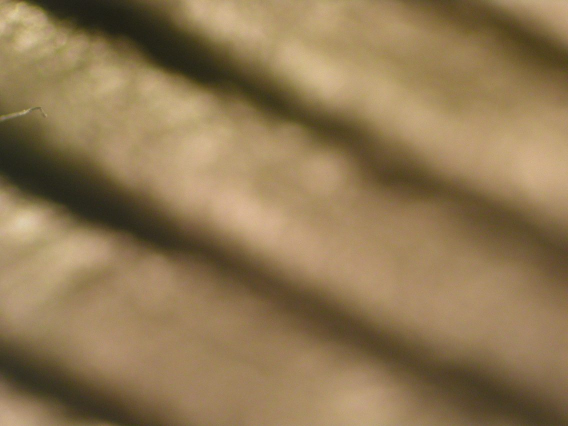
//> input picture Images/Dataset 1/1.jpg, 1136 x 852 px (shown at 1/2 size)
$ ./montage_G   (built with g++ and OpenCV 4)
//> lines starting //> are read from the running program, lines starting //| are printed output that depends on the picture; pictures that were not available may be replaced by others from this repository, and a replacement may not be noted
#include <iostream>
#include <fstream>
#include <opencv2/core/core.hpp>
#include <opencv2/highgui/highgui.hpp>
#include <opencv2/imgproc/imgproc.hpp>
#include <math.h>
#include <sstream>
#include <string.h>
using namespace std;
using namespace cv;
Mat montage(Mat img1, Mat img2)
{
  Mat img1_gray;
  cvtColor( img1, img1_gray, CV_BGR2GRAY );
  Mat img2_gray;
	cvtColor( img2, img2_gray, CV_BGR2GRAY );
  float sum1,sum2,sumx1,sumx2;
  float mean1,mean2;

	Mat img3(852, 1136, CV_8UC3, Scalar(0,0,0));
    	int gx1, gy1, gx2,gy2,g1,g2;
    	gx1 = gy1 = g1 = 0;
    	gx2= gy2 = g2 =0;
    	int i, j, x, y;
    	int kernel1[5][5]=
    	{{1,  2, 0,  -2, -1},
    	{4,  8, 0,  -8, -4},
    	{6, 12, 0, -12, -6},
    	{4,  8, 0,  -8, -4},
    	{1,  2, 0,  -2, -1}};
    	int kernel2[3][3]=
	{{1, 2, 1},
 	{0, 0, 0},
       	{-1, -2, -1}};

	for(i = 2; i < img1.rows-2; i++){
        for(j = 2; j < img1.cols-2; j++){
            gx1 = gy1 = g1 = 0;
            gx2= gy2= g2 =0;

    	for(x = -2; x < 3; x++){
        for(y = -2; y < 3; y++){
                    gx1 += img1_gray.at<uchar>(i + x, j + y) * kernel1[2+x][y+2];
                    gy1 += img1_gray.at<uchar>(i + x, j + y) * kernel1[2+y][x+2];
                    gx2 += img2_gray.at<uchar>(i + x, j + y) * kernel1[2+x][y+2];
                    gy2 += img2_gray.at<uchar>(i + x, j + y) * kernel1[2+y][x+2];
                }
            }
            g1 = sqrt(gx1*gx1 + gy1*gy1);
            g2 = sqrt(gx2*gx2 + gy2*gy2);
            if(g1>=g2)
            {
                img3.at<Vec3b>(i,j) =  img1.at<Vec3b>(i,j);

            }

            else
            {

                img3.at<Vec3b>(i,j) =  img2.at<Vec3b>(i,j);


            }
        }
	}
	return img3;
}

int main()
{
	int a;
	Mat image1,image3,result;
	image1 = imread("1.jpg",1);
//> image1 is the input picture: 852 rows x 1136 cols, CV_8UC3; mean B, G, R 82.5, 119.4, 143
	if (image1.empty())
		cout<<"image not found";
	for(a=2;a<=2;a++)
	{
      Mat image2;
      stringstream ss;
      ss<<a;
      string path = ss.str() +".bmp";
      image2=imread(path,1);
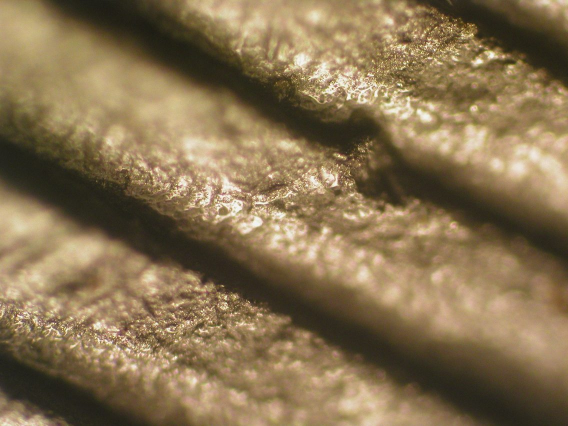
//> input picture Images/Dataset 1/10.jpg, 1136 x 852 px, given in place of 2.bmp, which was not available (shown at 1/2 size)
//> image2 is the input picture: 852 rows x 1136 cols, CV_8UC3; mean B, G, R 80.9, 114, 134.9

      image1=montage(image1,image2);
//> in montage, `cvtColor( img1, img1_gray, CV_BGR2GRAY );`:
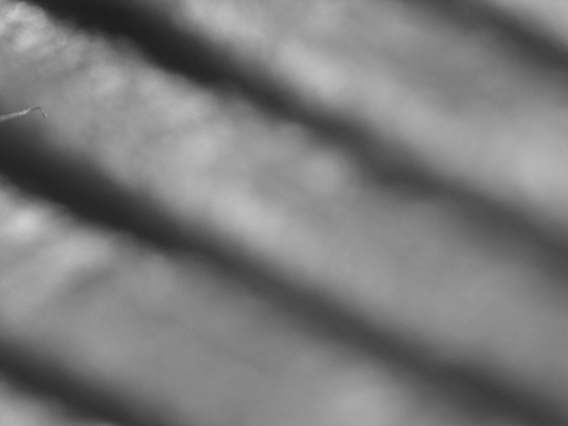
//> img1_gray: 852 rows x 1136 cols, CV_8UC1 (shown at 1/2 size); min 27, max 206, mean 122.3
//> in montage, `cvtColor( img2, img2_gray, CV_BGR2GRAY );`:
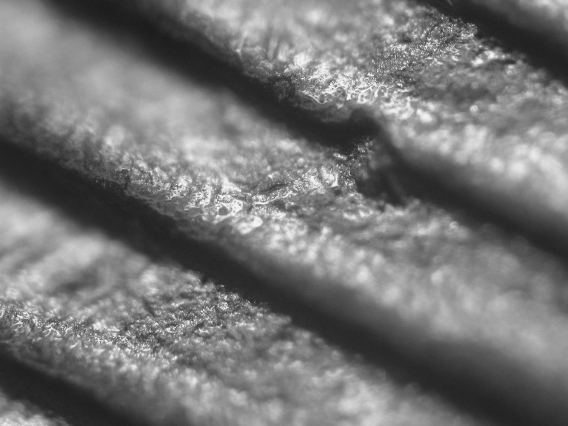
//> img2_gray: 852 rows x 1136 cols, CV_8UC1 (shown at 1/2 size); min 26, max 255, mean 116.5
//> the loop in montage, `for(i = 2; i < img1.rows-2; i++)` made 848 passes
//> (gx1, gy1, g1, gx2, gy2, g2) on passes 1 to 3: (8, -14, 16, -159, 111, 193), (75, -99, 124, -122, 156, 198), (120, -88, 148, -94, 210, 230)
//> after the loop in montage, `for(i = 2; i < img1.rows-2; i++)`:
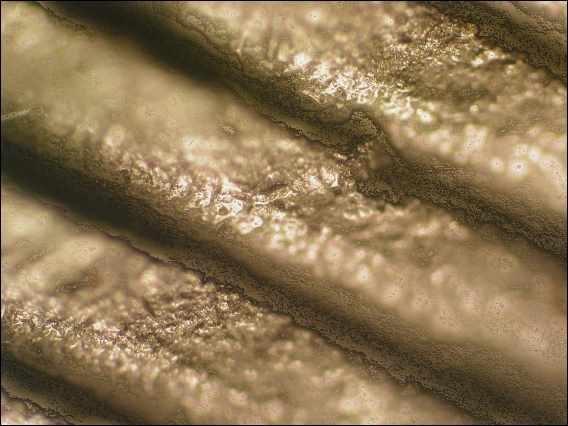
//> img3: 852 rows x 1136 cols, CV_8UC3 (shown at 1/2 size); mean B, G, R 81.9, 116.5, 138.3
//> after the loop in montage, `for(i = 2; i < img1.rows-2; i++)`: gx1 = -7; gy1 = -19; g1 = 20; gx2 = -18; gy2 = 52; g2 = 55
  	}
    imwrite("output.jpg",image1);
    waitKey(0);
	return (0) ;
}
